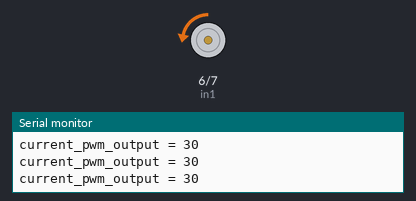
A sketch run on a simulated Arduino Uno, built with avr-gcc and run on an emulated ATmega328P. Shown: motor-driver pin pairs drawn as motors (green arrow = first pin HIGH = forward, orange = second pin HIGH = backward, longer = more drive, scaled by the enable pin), the last lines printed to the serial monitor.

Above: at 3.1 s.
At 11.59 s:
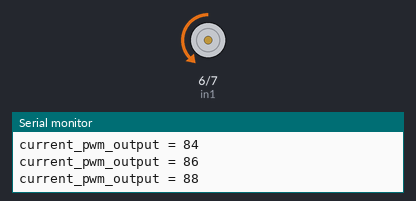
At 12.83 s:
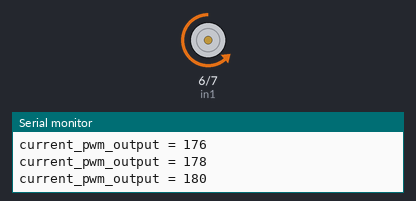
At 30.2 s:
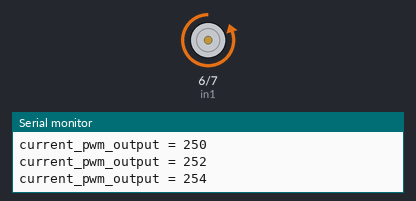
Timing chart, 0 to 40.0 s (numbered marks = the images above):
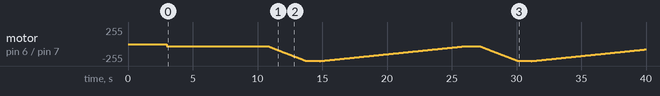

The sketch:

fire_water_fountain.ino
```cpp
/*  Arduino DC Motor Control - PWM | H-Bridge | L298N  -  Example 01

    by Dejan Nedelkovski, www.HowToMechatronics.com
*/

#define enA 9
#define in1 6
#define in2 7


int minimum_pwm_output = 30;

void setup()
{

  Serial.begin(9600);

  delay(3000); // 3 second delay for recovery
  // put your setup code here, to run once:

  pinMode(enA, OUTPUT);
  pinMode(in1, OUTPUT);
  pinMode(in2, OUTPUT);

  // Set initial rotation direction
  digitalWrite(in1, LOW);
  digitalWrite(in2, HIGH);


  // initialize the water column at half height
  analogWrite(enA, minimum_pwm_output); // Send PWM signal to L298N Enable pin
}


int current_pwm_output = minimum_pwm_output;
int growing_water_column = true;
bool in_startup = true;
int iterations_in_startup = 300;
int startup_iteration=0;

int growth_delay = 10;
int decay_delay=50;

int growth_increment = 2;
int decay_decrement = 1;

void loop()
{
  // put your main code here, to run repeatedly:
  char line[100];
  sprintf(line,"current_pwm_output = %d",current_pwm_output);
  Serial.println(line);

  analogWrite(enA, current_pwm_output); // Send PWM signal to L298N Enable pin
  if(in_startup)
  {
    delay(growth_delay);

    startup_iteration++;
    if(startup_iteration>iterations_in_startup)
    {
      in_startup=false;
    }

  }
  else if(growing_water_column)
  {
    delay(growth_delay);
    current_pwm_output+=growth_increment;
    if(current_pwm_output>255)
    {
      current_pwm_output=255;
      growing_water_column = false;
      delay(1000);
    }
  }
  else
  {
    delay(decay_delay);
    current_pwm_output-=decay_decrement;
    if(current_pwm_output<minimum_pwm_output)
    {
      current_pwm_output = minimum_pwm_output;
      growing_water_column = true;
      delay(1000);
    }
  }
}
```
